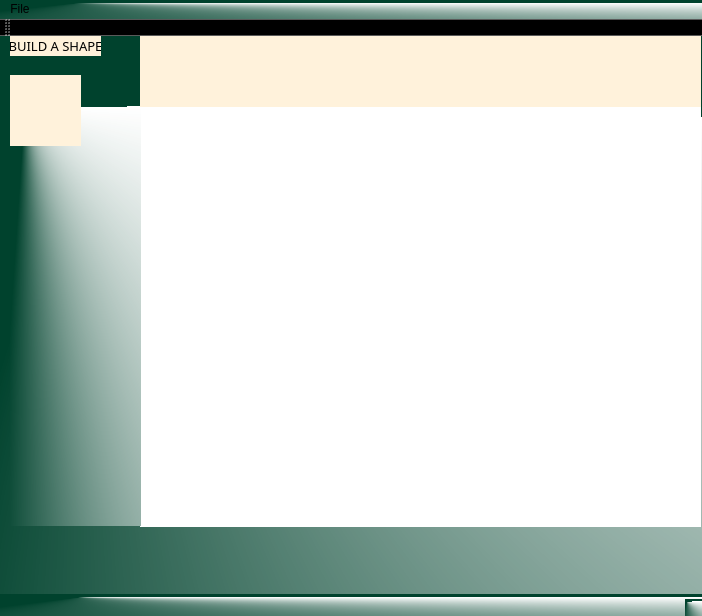
<?xml version="1.0" encoding="UTF-8"?>
<ui version="4.0">
 <class>MainWindow</class>
 <widget class="QMainWindow" name="MainWindow">
  <property name="geometry">
   <rect>
    <x>0</x>
    <y>0</y>
    <width>702</width>
    <height>616</height>
   </rect>
  </property>
  <property name="minimumSize">
   <size>
    <width>120</width>
    <height>120</height>
   </size>
  </property>
  <property name="windowTitle">
   <string>Chunderlicious</string>
  </property>
  <property name="windowIcon">
   <iconset resource="siccpixandstuff.qrc">
    <normaloff>:/pix/icon.png</normaloff>
    <normalon>:/pix/icon.png</normalon>:/pix/icon.png</iconset>
  </property>
  <property name="autoFillBackground">
   <bool>false</bool>
  </property>
  <property name="styleSheet">
   <string notr="true">background-color: qconicalgradient(cx:0.113955, cy:0.148, angle:0, stop:0.710227 rgba(0, 66, 45, 255), stop:1 rgba(255, 255, 255, 255));</string>
  </property>
  <property name="iconSize">
   <size>
    <width>50</width>
    <height>50</height>
   </size>
  </property>
  <property name="tabShape">
   <enum>QTabWidget::Rounded</enum>
  </property>
  <property name="unifiedTitleAndToolBarOnMac">
   <bool>true</bool>
  </property>
  <widget class="QWidget" name="centralWidget">
   <widget class="RenderArea" name="widget" native="true">
    <property name="geometry">
     <rect>
      <x>140</x>
      <y>70</y>
      <width>561</width>
      <height>421</height>
     </rect>
    </property>
    <property name="styleSheet">
     <string notr="true">background-color: rgb(255, 255, 255);</string>
    </property>
   </widget>
   <widget class="QStackedWidget" name="menuStack">
    <property name="geometry">
     <rect>
      <x>10</x>
      <y>-1</y>
      <width>131</width>
      <height>491</height>
     </rect>
    </property>
    <property name="currentIndex">
     <number>1</number>
    </property>
    <widget class="QWidget" name="start_page">
     <widget class="QLabel" name="label">
      <property name="geometry">
       <rect>
        <x>30</x>
        <y>20</y>
        <width>51</width>
        <height>21</height>
       </rect>
      </property>
      <property name="font">
       <font>
        <family>Impact</family>
        <pointsize>10</pointsize>
       </font>
      </property>
      <property name="layoutDirection">
       <enum>Qt::LeftToRight</enum>
      </property>
      <property name="styleSheet">
       <string notr="true">background-color: rgb(255, 242, 219);</string>
      </property>
      <property name="text">
       <string>ADMIN </string>
      </property>
      <property name="alignment">
       <set>Qt::AlignCenter</set>
      </property>
     </widget>
     <widget class="QPushButton" name="pushButton">
      <property name="geometry">
       <rect>
        <x>30</x>
        <y>130</y>
        <width>81</width>
        <height>23</height>
       </rect>
      </property>
      <property name="styleSheet">
       <string notr="true">background-color: rgb(255, 242, 219);</string>
      </property>
      <property name="text">
       <string>Add a Shape</string>
      </property>
     </widget>
     <widget class="QPushButton" name="pushButton_2">
      <property name="geometry">
       <rect>
        <x>30</x>
        <y>170</y>
        <width>81</width>
        <height>23</height>
       </rect>
      </property>
      <property name="styleSheet">
       <string notr="true">background-color: rgb(255, 242, 219);
</string>
      </property>
      <property name="text">
       <string>Edit a Shape</string>
      </property>
     </widget>
     <widget class="QPushButton" name="pushButton_3">
      <property name="geometry">
       <rect>
        <x>30</x>
        <y>210</y>
        <width>81</width>
        <height>23</height>
       </rect>
      </property>
      <property name="styleSheet">
       <string notr="true">background-color: rgb(255, 242, 219);</string>
      </property>
      <property name="text">
       <string>Delete a Shape</string>
      </property>
     </widget>
     <widget class="QPushButton" name="pushButton_4">
      <property name="geometry">
       <rect>
        <x>30</x>
        <y>250</y>
        <width>81</width>
        <height>23</height>
       </rect>
      </property>
      <property name="styleSheet">
       <string notr="true">background-color: rgb(255, 242, 219);</string>
      </property>
      <property name="text">
       <string>Thank Kanye</string>
      </property>
     </widget>
    </widget>
    <widget class="QWidget" name="add_page">
     <widget class="QLabel" name="label_2">
      <property name="geometry">
       <rect>
        <x>0</x>
        <y>0</y>
        <width>91</width>
        <height>21</height>
       </rect>
      </property>
      <property name="font">
       <font>
        <family>Impact</family>
        <pointsize>10</pointsize>
       </font>
      </property>
      <property name="layoutDirection">
       <enum>Qt::LeftToRight</enum>
      </property>
      <property name="styleSheet">
       <string notr="true">background-color: rgb(255, 242, 219);</string>
      </property>
      <property name="text">
       <string>BUILD A SHAPE</string>
      </property>
      <property name="alignment">
       <set>Qt::AlignCenter</set>
      </property>
     </widget>
     <widget class="QLabel" name="KANYE1_9">
      <property name="geometry">
       <rect>
        <x>0</x>
        <y>40</y>
        <width>71</width>
        <height>71</height>
       </rect>
      </property>
      <property name="styleSheet">
       <string notr="true">background-color: rgb(255, 242, 219);</string>
      </property>
      <property name="text">
       <string/>
      </property>
      <property name="pixmap">
       <pixmap resource="siccpixandstuff.qrc">:/pix/trumpIt.png</pixmap>
      </property>
      <property name="scaledContents">
       <bool>true</bool>
      </property>
     </widget>
    </widget>
    <widget class="QWidget" name="edit_page">
     <widget class="QLabel" name="KANYE1_10">
      <property name="geometry">
       <rect>
        <x>0</x>
        <y>50</y>
        <width>71</width>
        <height>71</height>
       </rect>
      </property>
      <property name="styleSheet">
       <string notr="true">background-color: rgb(255, 242, 219);</string>
      </property>
      <property name="text">
       <string/>
      </property>
      <property name="pixmap">
       <pixmap resource="siccpixandstuff.qrc">:/pix/putinItDown.png</pixmap>
      </property>
      <property name="scaledContents">
       <bool>true</bool>
      </property>
     </widget>
     <widget class="QLabel" name="label_3">
      <property name="geometry">
       <rect>
        <x>0</x>
        <y>10</y>
        <width>91</width>
        <height>21</height>
       </rect>
      </property>
      <property name="font">
       <font>
        <family>Impact</family>
        <pointsize>10</pointsize>
       </font>
      </property>
      <property name="layoutDirection">
       <enum>Qt::LeftToRight</enum>
      </property>
      <property name="styleSheet">
       <string notr="true">background-color: rgb(255, 242, 219);</string>
      </property>
      <property name="text">
       <string>EDIT A SHAPE</string>
      </property>
      <property name="alignment">
       <set>Qt::AlignCenter</set>
      </property>
     </widget>
    </widget>
    <widget class="QWidget" name="delete_page">
     <widget class="QLabel" name="hillary">
      <property name="geometry">
       <rect>
        <x>0</x>
        <y>40</y>
        <width>71</width>
        <height>71</height>
       </rect>
      </property>
      <property name="styleSheet">
       <string notr="true">background-color: rgb(255, 242, 219);</string>
      </property>
      <property name="pixmap">
       <pixmap resource="siccpixandstuff.qrc">:/pix/overTheHill.png</pixmap>
      </property>
      <property name="scaledContents">
       <bool>true</bool>
      </property>
     </widget>
     <widget class="QLabel" name="delete_title">
      <property name="geometry">
       <rect>
        <x>0</x>
        <y>0</y>
        <width>91</width>
        <height>21</height>
       </rect>
      </property>
      <property name="font">
       <font>
        <family>Impact</family>
        <pointsize>10</pointsize>
       </font>
      </property>
      <property name="layoutDirection">
       <enum>Qt::LeftToRight</enum>
      </property>
      <property name="styleSheet">
       <string notr="true">background-color: rgb(255, 242, 219);</string>
      </property>
      <property name="text">
       <string>DELETE A SHAPE</string>
      </property>
      <property name="alignment">
       <set>Qt::AlignCenter</set>
      </property>
     </widget>
     <widget class="QLabel" name="email">
      <property name="geometry">
       <rect>
        <x>80</x>
        <y>40</y>
        <width>41</width>
        <height>41</height>
       </rect>
      </property>
      <property name="styleSheet">
       <string notr="true">background-color: rgb(255, 242, 219);</string>
      </property>
      <property name="pixmap">
       <pixmap resource="siccpixandstuff.qrc">:/pix/email.png</pixmap>
      </property>
      <property name="scaledContents">
       <bool>true</bool>
      </property>
     </widget>
     <widget class="QLabel" name="label_shapeID">
      <property name="geometry">
       <rect>
        <x>0</x>
        <y>160</y>
        <width>121</width>
        <height>21</height>
       </rect>
      </property>
      <property name="font">
       <font>
        <family>Impact</family>
        <pointsize>10</pointsize>
       </font>
      </property>
      <property name="layoutDirection">
       <enum>Qt::LeftToRight</enum>
      </property>
      <property name="styleSheet">
       <string notr="true">background-color: rgb(255, 242, 219);</string>
      </property>
      <property name="text">
       <string>Enter the Shape's id:</string>
      </property>
      <property name="alignment">
       <set>Qt::AlignCenter</set>
      </property>
     </widget>
     <widget class="QLineEdit" name="lineEdit_shapeID">
      <property name="geometry">
       <rect>
        <x>0</x>
        <y>190</y>
        <width>121</width>
        <height>20</height>
       </rect>
      </property>
      <property name="styleSheet">
       <string notr="true">background-color: rgb(255, 242, 219);</string>
      </property>
     </widget>
    </widget>
   </widget>
   <widget class="QLabel" name="KANYE1">
    <property name="geometry">
     <rect>
      <x>280</x>
      <y>0</y>
      <width>71</width>
      <height>71</height>
     </rect>
    </property>
    <property name="styleSheet">
     <string notr="true">background-color: rgb(255, 242, 219);</string>
    </property>
    <property name="text">
     <string/>
    </property>
    <property name="pixmap">
     <pixmap resource="siccpixandstuff.qrc">:/pix/icon8.png</pixmap>
    </property>
    <property name="scaledContents">
     <bool>true</bool>
    </property>
   </widget>
   <widget class="QLabel" name="KANYE1_2">
    <property name="geometry">
     <rect>
      <x>420</x>
      <y>0</y>
      <width>71</width>
      <height>71</height>
     </rect>
    </property>
    <property name="styleSheet">
     <string notr="true">background-color: rgb(255, 242, 219);</string>
    </property>
    <property name="text">
     <string/>
    </property>
    <property name="pixmap">
     <pixmap resource="siccpixandstuff.qrc">:/pix/icon5.png</pixmap>
    </property>
    <property name="scaledContents">
     <bool>true</bool>
    </property>
   </widget>
   <widget class="QLabel" name="KANYE1_3">
    <property name="geometry">
     <rect>
      <x>350</x>
      <y>0</y>
      <width>71</width>
      <height>71</height>
     </rect>
    </property>
    <property name="styleSheet">
     <string notr="true">background-color: rgb(255, 242, 219);</string>
    </property>
    <property name="text">
     <string/>
    </property>
    <property name="pixmap">
     <pixmap resource="siccpixandstuff.qrc">:/pix/icon4.png</pixmap>
    </property>
    <property name="scaledContents">
     <bool>true</bool>
    </property>
   </widget>
   <widget class="QLabel" name="KANYE1_4">
    <property name="geometry">
     <rect>
      <x>560</x>
      <y>0</y>
      <width>71</width>
      <height>71</height>
     </rect>
    </property>
    <property name="styleSheet">
     <string notr="true">background-color: rgb(255, 242, 219);</string>
    </property>
    <property name="text">
     <string/>
    </property>
    <property name="pixmap">
     <pixmap resource="siccpixandstuff.qrc">:/pix/icon6.png</pixmap>
    </property>
    <property name="scaledContents">
     <bool>true</bool>
    </property>
   </widget>
   <widget class="QLabel" name="KANYE1_5">
    <property name="geometry">
     <rect>
      <x>490</x>
      <y>0</y>
      <width>71</width>
      <height>71</height>
     </rect>
    </property>
    <property name="styleSheet">
     <string notr="true">background-color: rgb(255, 242, 219);</string>
    </property>
    <property name="text">
     <string/>
    </property>
    <property name="pixmap">
     <pixmap resource="siccpixandstuff.qrc">:/pix/icon7.png</pixmap>
    </property>
    <property name="scaledContents">
     <bool>true</bool>
    </property>
   </widget>
   <widget class="QLabel" name="KANYE1_7">
    <property name="geometry">
     <rect>
      <x>140</x>
      <y>0</y>
      <width>71</width>
      <height>71</height>
     </rect>
    </property>
    <property name="styleSheet">
     <string notr="true">background-color: rgb(255, 242, 219);</string>
    </property>
    <property name="text">
     <string/>
    </property>
    <property name="pixmap">
     <pixmap resource="siccpixandstuff.qrc">:/pix/icon2.png</pixmap>
    </property>
    <property name="scaledContents">
     <bool>true</bool>
    </property>
   </widget>
   <widget class="QLabel" name="KANYE1_6">
    <property name="geometry">
     <rect>
      <x>630</x>
      <y>0</y>
      <width>71</width>
      <height>71</height>
     </rect>
    </property>
    <property name="styleSheet">
     <string notr="true">background-color: rgb(255, 242, 219);</string>
    </property>
    <property name="text">
     <string/>
    </property>
    <property name="pixmap">
     <pixmap resource="siccpixandstuff.qrc">:/pix/icon3.png</pixmap>
    </property>
    <property name="scaledContents">
     <bool>true</bool>
    </property>
   </widget>
   <widget class="QLabel" name="KANYE1_8">
    <property name="geometry">
     <rect>
      <x>210</x>
      <y>0</y>
      <width>71</width>
      <height>71</height>
     </rect>
    </property>
    <property name="styleSheet">
     <string notr="true">background-color: rgb(255, 242, 219);</string>
    </property>
    <property name="text">
     <string/>
    </property>
    <property name="pixmap">
     <pixmap resource="siccpixandstuff.qrc">:/pix/icon.png</pixmap>
    </property>
    <property name="scaledContents">
     <bool>true</bool>
    </property>
   </widget>
  </widget>
  <widget class="QMenuBar" name="menuBar">
   <property name="geometry">
    <rect>
     <x>0</x>
     <y>0</y>
     <width>702</width>
     <height>21</height>
    </rect>
   </property>
   <widget class="QMenu" name="menuFile">
    <property name="styleSheet">
     <string notr="true">background-color: rgb(255, 251, 235);</string>
    </property>
    <property name="title">
     <string>File</string>
    </property>
    <addaction name="actionLogin"/>
    <addaction name="actionContact_Us"/>
    <addaction name="actionEnter_a_Testimonial"/>
    <addaction name="actionOrder_some_nachos"/>
   </widget>
   <addaction name="menuFile"/>
  </widget>
  <widget class="QToolBar" name="mainToolBar">
   <attribute name="toolBarArea">
    <enum>TopToolBarArea</enum>
   </attribute>
   <attribute name="toolBarBreak">
    <bool>false</bool>
   </attribute>
  </widget>
  <widget class="QStatusBar" name="statusBar"/>
  <action name="actionLogin">
   <property name="text">
    <string>Login</string>
   </property>
  </action>
  <action name="actionContact_Us">
   <property name="text">
    <string>Contact Us</string>
   </property>
  </action>
  <action name="actionEnter_a_Testimonial">
   <property name="text">
    <string>Testimonials</string>
   </property>
  </action>
  <action name="actionOrder_some_nachos">
   <property name="text">
    <string>Order some nachos</string>
   </property>
  </action>
 </widget>
 <layoutdefault spacing="6" margin="11"/>
 <customwidgets>
  <customwidget>
   <class>RenderArea</class>
   <extends>QWidget</extends>
   <header location="global">RenderArea.h</header>
   <container>1</container>
  </customwidget>
 </customwidgets>
 <resources>
  <include location="siccpixandstuff.qrc"/>
 </resources>
 <connections/>
</ui>
